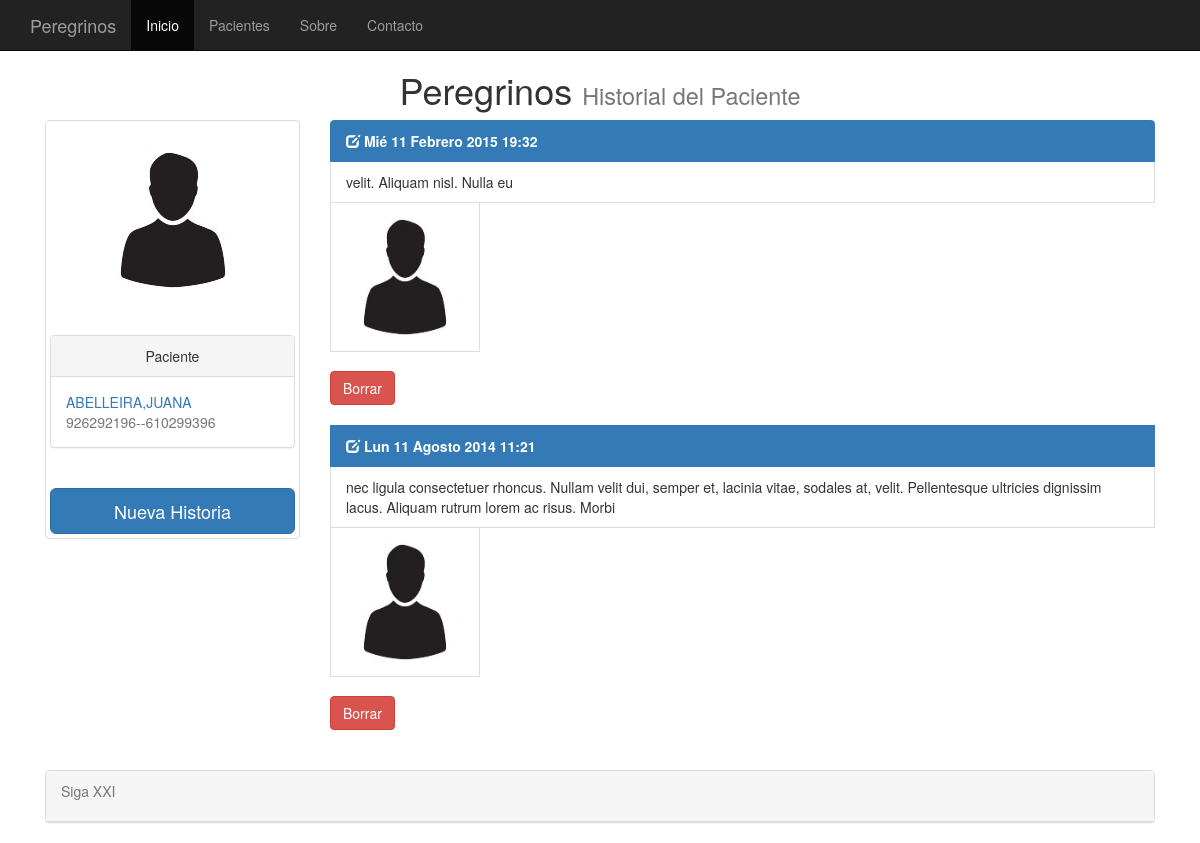
Page /historial/237/ on the committed database.
### clinica/models.py (models this page shows, shortened)
class clientes(models.Model):
    nombre = models.CharField(max_length=75)
    apellidos = models.CharField(max_length=75)
    telefono =  models.PositiveIntegerField(null=True, blank=True)
    telefono2 = models.PositiveIntegerField(null=True, blank=True)
    antiguedad = models.DateTimeField(default=datetime.now, blank=True)
    fotografia = models.ImageField(upload_to='imagenes', blank=True)

class historial(models.Model):
    cliente = models.ForeignKey(clientes, default=None, null=True, blank=True)
    fecha = models.DateTimeField(default=datetime.now, blank=True)
    comentario = models.TextField()
    fotografia = models.ImageField(upload_to='imagenes', blank=True)

### clinica/views.py (the view)
# urls.py: url(r'^historial/([\w]+)/$', ListaHistorial.as_view(), name='listahistorial' ),
class ListaHistorial(ListView):
    def get_queryset(self):
        self.cliente = get_object_or_404(clientes, id=self.args[0])
        return historial.objects.filter(cliente=self.cliente).order_by('-fecha')
    def get_context_data(self,**kwargs):
        context = super(ListaHistorial,self).get_context_data(**kwargs)
        context['cliente']=self.cliente
        return context

### templates/clinica/historial_list.html
{% extends "clinica/plantilla_clientes.html" %}
{% block titulo %}
Historial del Paciente
{% endblock %}
{% block botones %}
<a href="/historial_agregar/{{ cliente.id }}" class="btn btn-primary btn-lg btn-block">Nueva Historia</a>
{% endblock %}
{% block lista %}
	<div class="col-md-9" >
		{% if object_list %}
			<div class="list-group">
				{% for historial  in object_list %}
			<a href="/historial_editar/{{historial.id}}/" class="list-group-item active"><span class="glyphicon glyphicon-edit text-right"></span><strong> {{ historial.fecha | date:"D j  F  Y H:i" }}</strong></a>
					<spam class="list-group-item"><smal>{{ historial.comentario }}</smal></spam>
					{% if historial.fotografia %}
						<img src="{{ historial.fotografia.url }}" width="150" height="150" class="list-group-item" >
					{% endif %}
					<br />
					<a href="/historial_borrar/{{ historial.id }}/" class="btn btn-danger">Borrar</a>
					<br /><br />
				{% endfor %}
			</div>
		{% else %}
			<p>No hay historiales.</p>
		{% endif %}
	</div>
{% endblock lista %}

### templates/clinica/plantilla_clientes.html (shortened to what this page needs)
{% extends "base.html" %}
{%   load   staticfiles   %}
{% block content %}
<row>
<div class="col-md-3">
	<div class="thumbnail">
		<br />
		{% if cliente.fotografia %}
			<img src="{{ cliente.fotografia.url }}" class="img-rounded" width="150" height="200" >
		{% else %}
			<img src="/media/imagenes/user.jpg" class="img-rounded">
		{% endif %}
		<br/><br />
		<div class="panel panel-default">
			<div class="panel-heading text-center">
				Paciente
			</div>
			<div class ="panel-body">
				<spam class="text-primary">{{ cliente.apellidos | capfirst}},{{ cliente.nombre | capfirst}}</spam>
				<br />
				<spam class="text-muted">{{ cliente.telefono }}--{{ cliente.telefono2 }}</spam>
  			</div>
		</div>
		<br />
		{% block botones %}
		{% endblock botones %}
	</div>
</div>
{% block lista %}
{% endblock lista %}
</row>
{% endblock content %}

### rows in the picture
clientes: fotografia (placeholder picture), apellidos "ABELLEIRA", nombre "JUANA", telefono "926292196", telefono2 "610299396"
historial: fecha "Mié 11 Febrero 2015 19:32", comentario "velit. Aliquam nisl. Nulla eu", fotografia (placeholder picture)
historial: fecha "Lun 11 Agosto 2014 11:21", comentario "nec ligula consectetuer rhoncus. Nullam velit dui, semper et, lacinia vitae, sodales at, velit. Pellentesque ultricies dignissim lacus. Aliquam rutrum lorem ac risus. Morbi", fotografia (placeholder picture)
